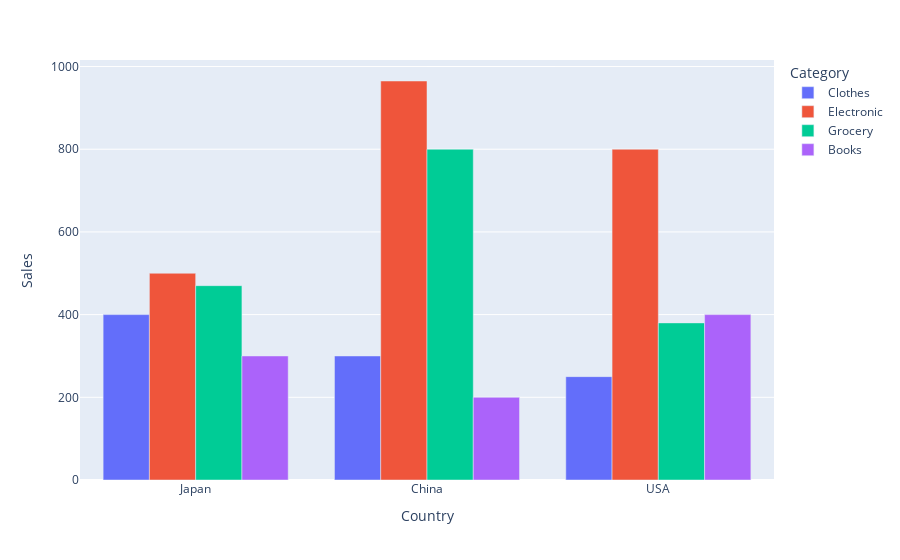

The code cell stored with this chart in its notebook:
### Markdown cell above
###3. Basic Grouped Bar Chart

### Code cell
fig = px.bar(df, x="Country", y="Sales", color="Category",barmode='group')
fig.show()

### Figure 1 — Plotly figure (JSON) as saved in the notebook; plotly's stock layout.template omitted (floating-point values rounded to 4 significant figures)
{"data": [{"alignmentgroup": "True", "hovertemplate": "Category=Clothes<br>Country=%{x}<br>Sales=%{y}<extra></extra>", "legendgroup": "Clothes", "marker": {"color": "#636efa", "pattern": {"shape": ""}}, "name": "Clothes", "offsetgroup": "Clothes", "orientation": "v", "showlegend": true, "textposition": "auto", "type": "bar", "x": ["Japan", "China", "USA"], "xaxis": "x", "y": [400, 300, 250], "yaxis": "y"}, {"alignmentgroup": "True", "hovertemplate": "Category=Electronic<br>Country=%{x}<br>Sales=%{y}<extra></extra>", "legendgroup": "Electronic", "marker": {"color": "#EF553B", "pattern": {"shape": ""}}, "name": "Electronic", "offsetgroup": "Electronic", "orientation": "v", "showlegend": true, "textposition": "auto", "type": "bar", "x": ["Japan", "China", "USA"], "xaxis": "x", "y": [500, 965, 800], "yaxis": "y"}, {"alignmentgroup": "True", "hovertemplate": "Category=Grocery<br>Country=%{x}<br>Sales=%{y}<extra></extra>", "legendgroup": "Grocery", "marker": {"color": "#00cc96", "pattern": {"shape": ""}}, "name": "Grocery", "offsetgroup": "Grocery", "orientation": "v", "showlegend": true, "textposition": "auto", "type": "bar", "x": ["Japan", "China", "USA"], "xaxis": "x", "y": [470, 800, 380], "yaxis": "y"}, {"alignmentgroup": "True", "hovertemplate": "Category=Books<br>Country=%{x}<br>Sales=%{y}<extra></extra>", "legendgroup": "Books", "marker": {"color": "#ab63fa", "pattern": {"shape": ""}}, "name": "Books", "offsetgroup": "Books", "orientation": "v", "showlegend": true, "textposition": "auto", "type": "bar", "x": ["Japan", "China", "USA"], "xaxis": "x", "y": [300, 200, 400], "yaxis": "y"}], "layout": {"barmode": "group", "legend": {"title": {"text": "Category"}, "tracegroupgap": 0}, "margin": {"t": 60}, "xaxis": {"anchor": "y", "domain": [0, 1], "title": {"text": "Country"}}, "yaxis": {"anchor": "x", "domain": [0, 1], "title": {"text": "Sales"}}}}
